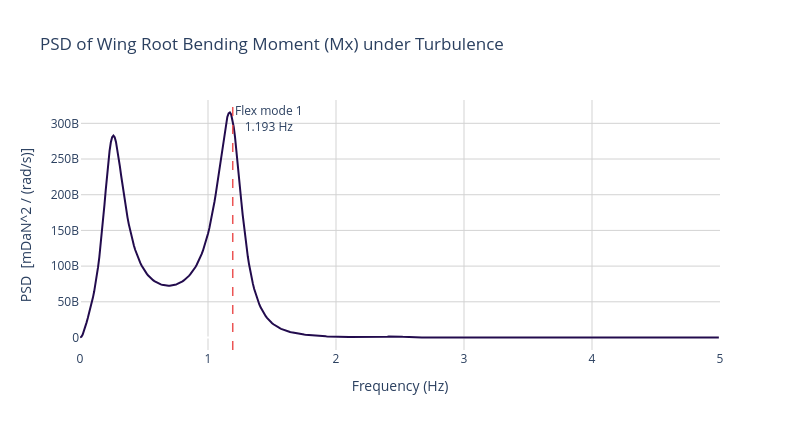

Notebook code cell kept with this figure:
### Code cell
# Input 4: wind incidence (index 3), Output 10: Mx wing root (index 9)
in_idx_wind = 3
out_idx_mx  = 9

TF_io = TF[out_idx_mx, in_idx_wind, :]

# PSD: |H/V|^2 * phi_vk
# Dividing by V converts wind-incidence TF to wind-speed TF
PHI_Mx = np.abs(TF_io / VTAS)**2 * PHI_vk

# RMS
RMS_Mx = np.sqrt(np.trapezoid(PHI_Mx, omega))

# PSD value at first flexible mode frequency
k_flex1       = np.argmin(np.abs(freq - osc_f[1]))
PSD_at_flex1  = PHI_Mx[k_flex1]

print(f"PSD at 1st flexible mode ({osc_f[1]:.3f} Hz) : {PSD_at_flex1:.4e} [mDaN]^2/(rad/s)")
print(f"RMS of Mx wing root                          : {RMS_Mx:.4e} mDaN")

# Plot
fig = go.Figure()
fig.add_trace(go.Scatter(x=freq, y=PHI_Mx, mode='lines',
                         line=dict(color='#220B4D', width=2), name='PSD Mx'))
fig.add_vline(x=osc_f[1], line=dict(color='#EB5454', dash='dash', width=1.5),
              annotation_text=f"Flex mode 1<br>{osc_f[1]:.3f} Hz",
              annotation_position="top right")
fig.update_layout(
    title='PSD of Wing Root Bending Moment (Mx) under Turbulence',
    xaxis=dict(title='Frequency (Hz)', range=[0, 5]),
    yaxis=dict(title='PSD  [mDaN^2 / (rad/s)]'),
    plot_bgcolor='white', width=800, height=430
)
fig.update_xaxes(showgrid=True, gridcolor='lightgrey')
fig.update_yaxes(showgrid=True, gridcolor='lightgrey')
fig.show()

### Figure 1 — Plotly figure (JSON) as saved in the notebook; plotly's stock layout.template omitted (floating-point values rounded to 4 significant figures; data arrays with more than 128 entries replaced by an {"elided": "..."} marker saying what was removed)
{"data": [{"line": {"color": "#220B4D", "width": 2}, "mode": "lines", "name": "PSD Mx", "type": "scatter", "x": {"elided": "500 float values"}, "y": {"elided": "500 float values"}}], "layout": {"annotations": [{"showarrow": false, "text": "Flex mode 1<br>1.193 Hz", "x": 1.193, "xanchor": "left", "xref": "x", "y": 1, "yanchor": "top", "yref": "y domain"}], "height": 430, "plot_bgcolor": "white", "shapes": [{"line": {"color": "#EB5454", "dash": "dash", "width": 1.5}, "type": "line", "x0": 1.193, "x1": 1.193, "xref": "x", "y0": 0, "y1": 1, "yref": "y domain"}], "title": {"text": "PSD of Wing Root Bending Moment (Mx) under Turbulence"}, "width": 800, "xaxis": {"gridcolor": "lightgrey", "range": [0, 5], "showgrid": true, "title": {"text": "Frequency (Hz)"}}, "yaxis": {"gridcolor": "lightgrey", "showgrid": true, "title": {"text": "PSD  [mDaN^2 / (rad/s)]"}}}}
